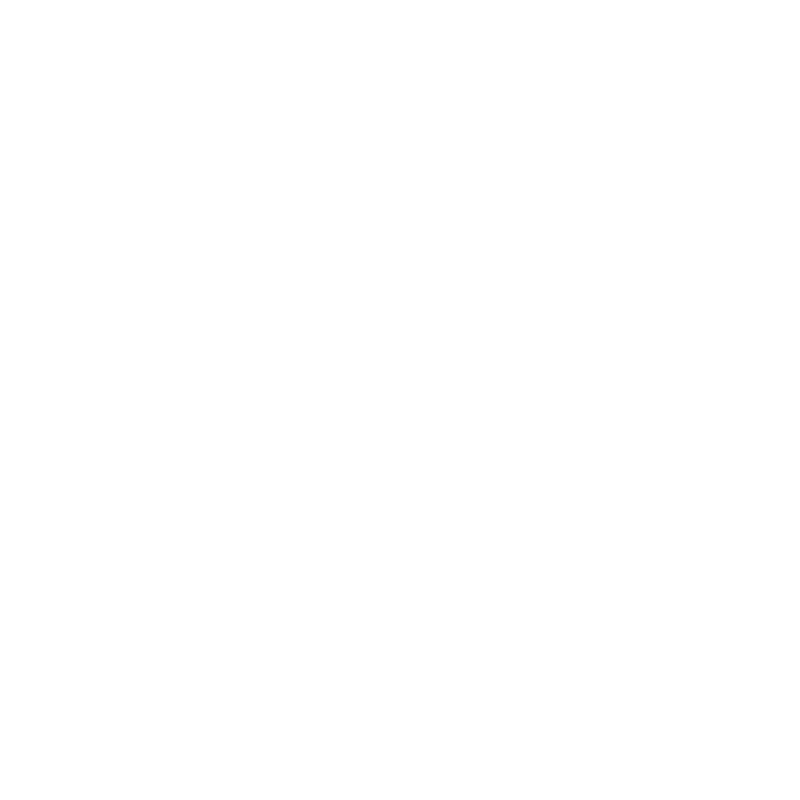
Frame 1 (no input)
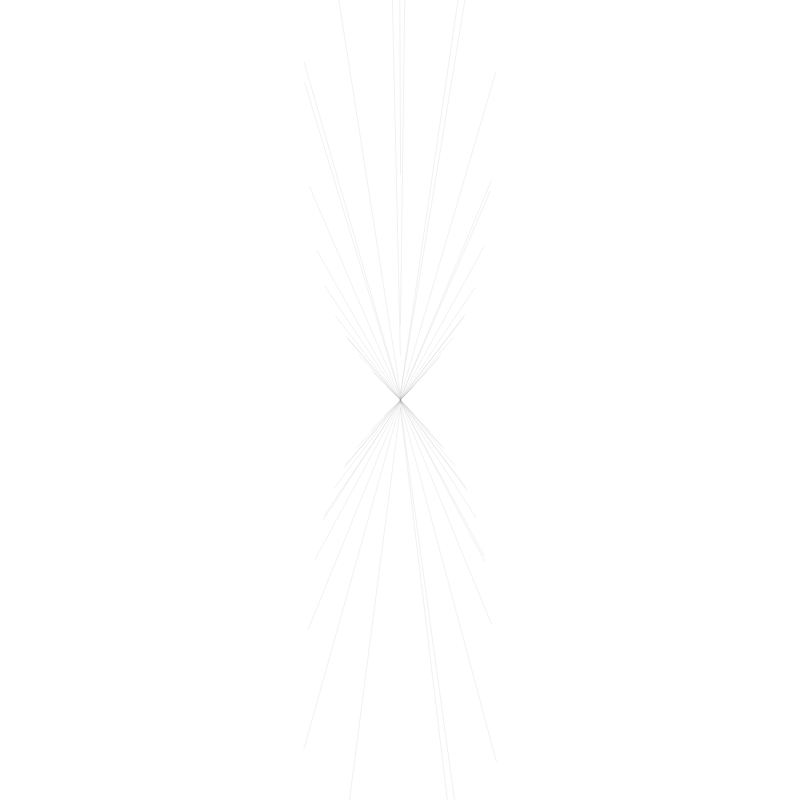
Frame 60 (no input)
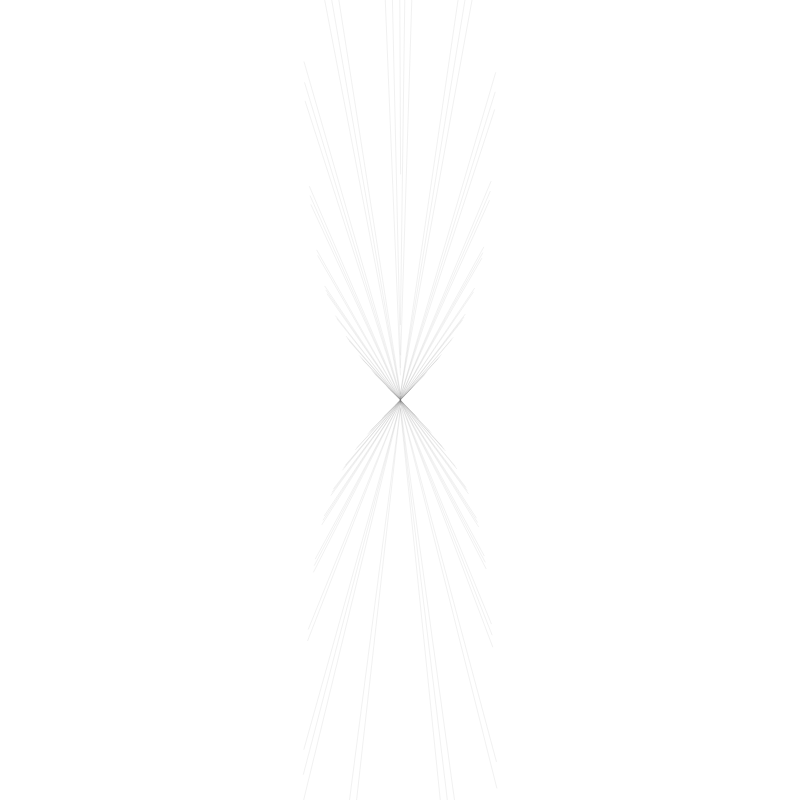
Frame 120 (the mouse pressed at the canvas centre since frame 60)

The p5.js sketch that drew these frames (run headless with seeded random() and noise() and a simulated clock; from frame 60 on, the mouse is pressed at the canvas centre):

// p5.js sketch
// ── sketch.js
f = 0;
let xoff = 0.0;

function setup() {
	createCanvas((W = 800), W);
	background(255);
}

function draw() {
	translate((w = 400), w);
	stroke((D = 100), 22);
	xoff = xoff + 0.01;
	let n = noise(xoff);
	line(sin(f) * 100, tan(f) * 100, n, tan(f));
	f++;
}

function keyPressed() {
	h = 0;
	f = 0;
	clear();
}
